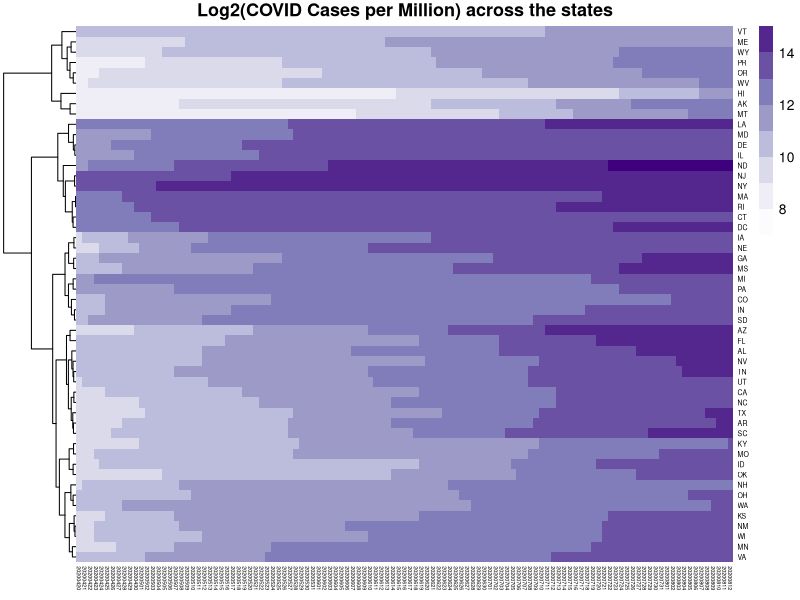
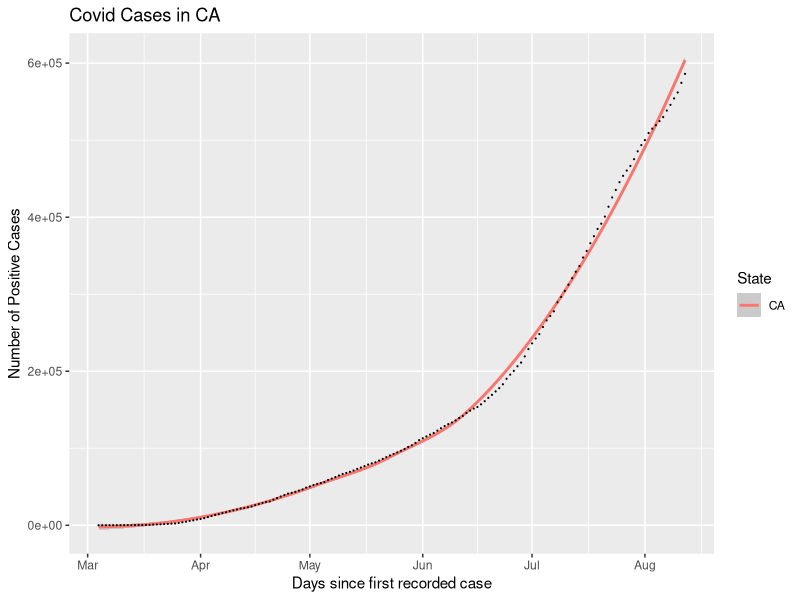
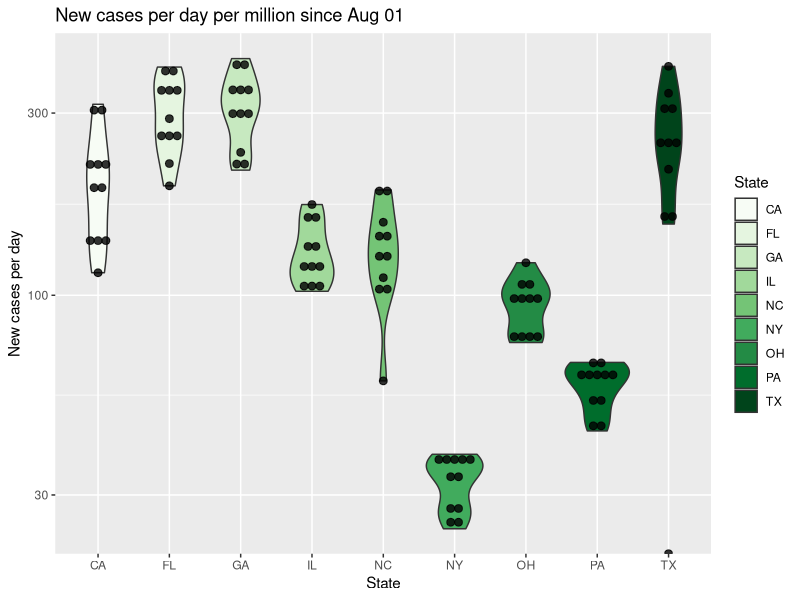

These figures' R source, in order:
## ---- chunk 1

# This is a code chunk. 

## ---- chunk 2

# Include = FALSE means the code for this will not show up in the final report, change this to TRUE and see what happens.

# Warning = FALSE means that any warnings that come up while the code is running will not be displayed. 

# Within code chunks, the R code will be interpreted. Outside the code chunks it will not.

# Outside the code chunks you can type in text and heading using Markdown to format and organize reports.

# Create new headings outside the code chunch with one or more # symbols. For example, copy and paste this code outside the code chunk and see what it does:

# Heading 1
## Heading 2
### Heading 3
#### Heading 4, etc...

# In the R markdown CheatSheet you will find a number of useful formatting commands for your text. 

## ---- chunk 3
knitr::opts_chunk$set(echo = TRUE)

# This code chunk will load all the packages needed for this document. 

# For reports like this, it is best to install the necessary packages and load the libraries first. That way you know ahead of time if you are going to run into any issues with operations later on.

library('tidyr')
library('dplyr')
library('tibble')
library('RColorBrewer')
library('pheatmap')
library('ggplot2')
library('lubridate')

## ---- chunk 4

# This is just repeating the commands that we did in the first day(s) to import our data.

alldata <- read.csv("us_states_covid19_daily.csv", sep = ",")
statepop <- read.csv("States.csv", sep = ",")

selectedpops <- data.frame(statepop$StateAbbreviation, statepop$Pop.millions) %>% 
  rename(State = statepop.StateAbbreviation, Population = statepop.Pop.millions)
## ---- chunk 5
# Merging the tables
tablemerge <- left_join(selectedpops, alldata, by = c("State"="state"))

# Cleaning the data
casespermillion <- tablemerge %>%
  mutate(Log2_CPM = log2(positive/Population)) %>% 
  filter(Population != "NA") %>%
  filter(Log2_CPM != -Inf)

# Selecting and renaming columns, forplotting will be used for multiple types of plots.
forplotting <- casespermillion %>%
  select(date, State, Log2_CPM, positive, Population)

## ---- chunk 6

# Reshaping the data frame based on State and Date information
forheatmapcpm <- forplotting %>%
  select(State, date, Log2_CPM) %>%
  group_by(State, date) %>%
  spread(key = date, value = Log2_CPM) 

# Cleaning and Trimming the Data set
forheatmapcpm <- column_to_rownames(forheatmapcpm, var = "State")
forheatmapcpm[is.na(forheatmapcpm)] <- min(forheatmapcpm, na.rm=TRUE)

forheatmaptrim <- forheatmapcpm[
  which(colnames(forheatmapcpm)=="20200420"):(ncol(forheatmapcpm))
  ]

# Creating the matrix
mymatrix <- as.matrix(forheatmaptrim)

# Perparing for Visualization
mybreaks <- as.integer(min(forheatmaptrim-1)):as.integer(max(forheatmaptrim))

# Syntax for pheatmap()
cpmplot <- pheatmap(
  mymatrix, 
  scale="none", 
  cluster_cols = FALSE, 
  breaks = mybreaks, 
  color = colorRampPalette(brewer.pal(9, "Purples"))(length(mybreaks)),
  border_color = NA,
  fontsize_col = 4,
  fontsize_row = 5,
  main = "Log2(COVID Cases per Million) across the states"
  )

## ---- chunk 7

# Selecting the data
forplotting <- casespermillion %>%
  select(date, State, Log2_CPM, positive) 

# Pick a state
justca <- forplotting %>%
  filter(State == "CA") 

# The Plot
plot <- ggplot(justca, aes(x = ymd(date), y = positive, color = State)) +
  geom_smooth(method = "auto") +
  geom_point(size = 0.1, alpha = 1, color = "black") +
  labs( x = "Days since first recorded case", y = "Number of Positive Cases", title = "Covid Cases in CA")

plot

## ---- chunk 8

# Selecting the data
forplotting <- casespermillion %>%
  select(date, State, positiveIncrease, Population) 

# Filter your states. 
bigstates <- forplotting %>%
  filter(Population > 10) %>% # with populations over 10 Million
  mutate(NewCasesPerMillion = positiveIncrease/Population)

# Filter the dates
forplotting <- bigstates %>%
  filter(date > 20200801) # any day after 2020-08-01


ggplot(data = forplotting, aes(State, NewCasesPerMillion, fill = State))+
  geom_violin(scale = "area")+
  geom_dotplot(binaxis="y", stackdir = "center", dotsize = .5, fill = "black", alpha = 0.8) + 
  scale_fill_brewer(palette = "Greens") + 
  labs( y = "New cases per day", title = "New cases per day per million since Aug 01")+
  scale_y_log10()
  

## ---- chunk 9


